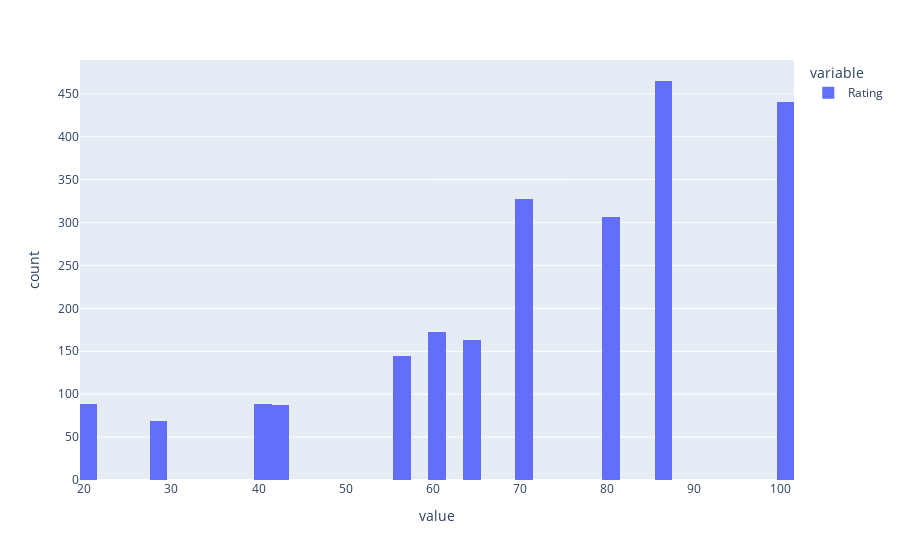

Notebook code cell kept with this figure:
### Markdown cell above
как видим у нас всего 10 вариантов различного рейтинга

### Code cell
import plotly.express as px

px.histogram(df_train.Rating)

### Figure 1 — Plotly figure (JSON) as saved in the notebook; plotly's stock layout.template omitted (floating-point values rounded to 4 significant figures; data arrays with more than 128 entries replaced by an {"elided": "..."} marker saying what was removed)
{"data": [{"alignmentgroup": "True", "bingroup": "x", "hovertemplate": "variable=Rating<br>value=%{x}<br>count=%{y}<extra></extra>", "legendgroup": "Rating", "marker": {"color": "#636efa", "pattern": {"shape": ""}}, "name": "Rating", "offsetgroup": "Rating", "orientation": "v", "showlegend": true, "type": "histogram", "x": {"elided": "2351 int values"}, "xaxis": "x", "yaxis": "y"}], "layout": {"barmode": "relative", "legend": {"title": {"text": "variable"}, "tracegroupgap": 0}, "margin": {"t": 60}, "xaxis": {"anchor": "y", "domain": [0, 1], "title": {"text": "value"}}, "yaxis": {"anchor": "x", "domain": [0, 1], "title": {"text": "count"}}}}
